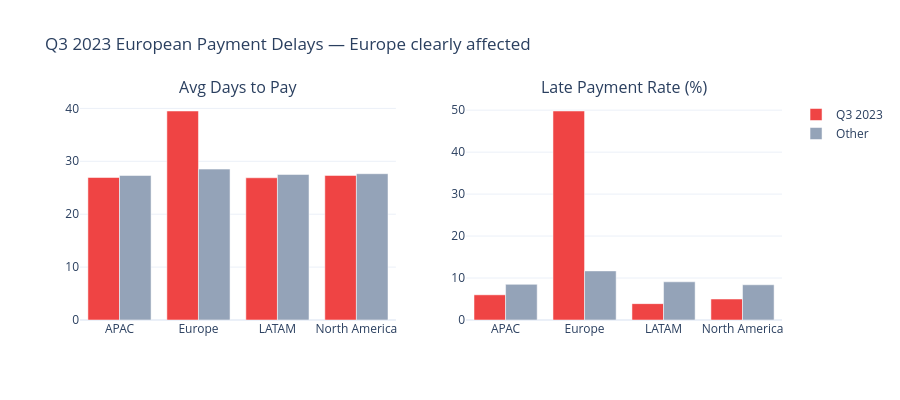

Here is the notebook cell this chart was saved with:
### Markdown cell above
## 3. European Payment Crisis — Q3 2023

### Code cell
# ── Regional payment behavior: Q3 2023 vs rest ──
eu_compare = q("""
    SELECT
        CASE WHEN strftime('%Y', p.payment_date) = '2023'
             AND CAST(strftime('%m', p.payment_date) AS INT) BETWEEN 7 AND 9
             THEN 'Q3 2023' ELSE 'Other Periods' END as period,
        c.region,
        AVG(p.days_to_pay) as avg_days,
        ROUND(AVG(p.is_late) * 100, 1) as late_pct,
        COUNT(*) as payments
    FROM v_payments_clean p
    JOIN invoices i ON p.invoice_id = i.invoice_id
    JOIN v_customers_clean c ON i.customer_id = c.customer_id
    GROUP BY period, c.region ORDER BY period, c.region
""")

fig = make_subplots(rows=1, cols=2,
    subplot_titles=("Avg Days to Pay", "Late Payment Rate (%)"))

for col_idx, metric, title in [(1, "avg_days", "Days"), (2, "late_pct", "Late %")]:
    q3 = eu_compare[eu_compare.period == "Q3 2023"]
    other = eu_compare[eu_compare.period == "Other Periods"]
    fig.add_trace(go.Bar(name="Q3 2023", x=q3.region, y=q3[metric],
                         marker_color="#ef4444", showlegend=col_idx==1), row=1, col=col_idx)
    fig.add_trace(go.Bar(name="Other", x=other.region, y=other[metric],
                         marker_color="#94a3b8", showlegend=col_idx==1), row=1, col=col_idx)

fig.update_layout(height=400, width=900, barmode="group",
                  title_text="Q3 2023 European Payment Delays — Europe clearly affected")
fig.show()

print("\nQ3 2023 vs baseline by region:")
for region in eu_compare.region.unique():
    q3_days = eu_compare[(eu_compare.period=="Q3 2023") & (eu_compare.region==region)].avg_days.values
    other_days = eu_compare[(eu_compare.period=="Other Periods") & (eu_compare.region==region)].avg_days.values
    if len(q3_days) > 0 and len(other_days) > 0:
        delta = q3_days[0] - other_days[0]
        print(f"  {region}: {q3_days[0]:.1f} days (Q3 2023) vs {other_days[0]:.1f} (baseline) = {delta:+.1f} days")

### Figure 1 — Plotly figure (JSON) as saved in the notebook; plotly's stock layout.template omitted (floating-point values rounded to 4 significant figures)
{"data": [{"marker": {"color": "#ef4444"}, "name": "Q3 2023", "showlegend": true, "type": "bar", "x": ["APAC", "Europe", "LATAM", "North America"], "xaxis": "x", "y": [26.94, 39.51, 26.88, 27.33], "yaxis": "y"}, {"marker": {"color": "#94a3b8"}, "name": "Other", "showlegend": true, "type": "bar", "x": ["APAC", "Europe", "LATAM", "North America"], "xaxis": "x", "y": [27.32, 28.52, 27.51, 27.65], "yaxis": "y"}, {"marker": {"color": "#ef4444"}, "name": "Q3 2023", "showlegend": false, "type": "bar", "x": ["APAC", "Europe", "LATAM", "North America"], "xaxis": "x2", "y": [6.0, 49.8, 3.9, 5.0], "yaxis": "y2"}, {"marker": {"color": "#94a3b8"}, "name": "Other", "showlegend": false, "type": "bar", "x": ["APAC", "Europe", "LATAM", "North America"], "xaxis": "x2", "y": [8.5, 11.7, 9.1, 8.4], "yaxis": "y2"}], "layout": {"annotations": [{"font": {"size": 16}, "showarrow": false, "text": "Avg Days to Pay", "x": 0.225, "xanchor": "center", "xref": "paper", "y": 1, "yanchor": "bottom", "yref": "paper"}, {"font": {"size": 16}, "showarrow": false, "text": "Late Payment Rate (%)", "x": 0.775, "xanchor": "center", "xref": "paper", "y": 1, "yanchor": "bottom", "yref": "paper"}], "barmode": "group", "height": 400, "title": {"text": "Q3 2023 European Payment Delays — Europe clearly affected"}, "width": 900, "xaxis": {"anchor": "y", "domain": [0, 0.45]}, "xaxis2": {"anchor": "y2", "domain": [0.55, 1]}, "yaxis": {"anchor": "x", "domain": [0, 1]}, "yaxis2": {"anchor": "x2", "domain": [0, 1]}}}
